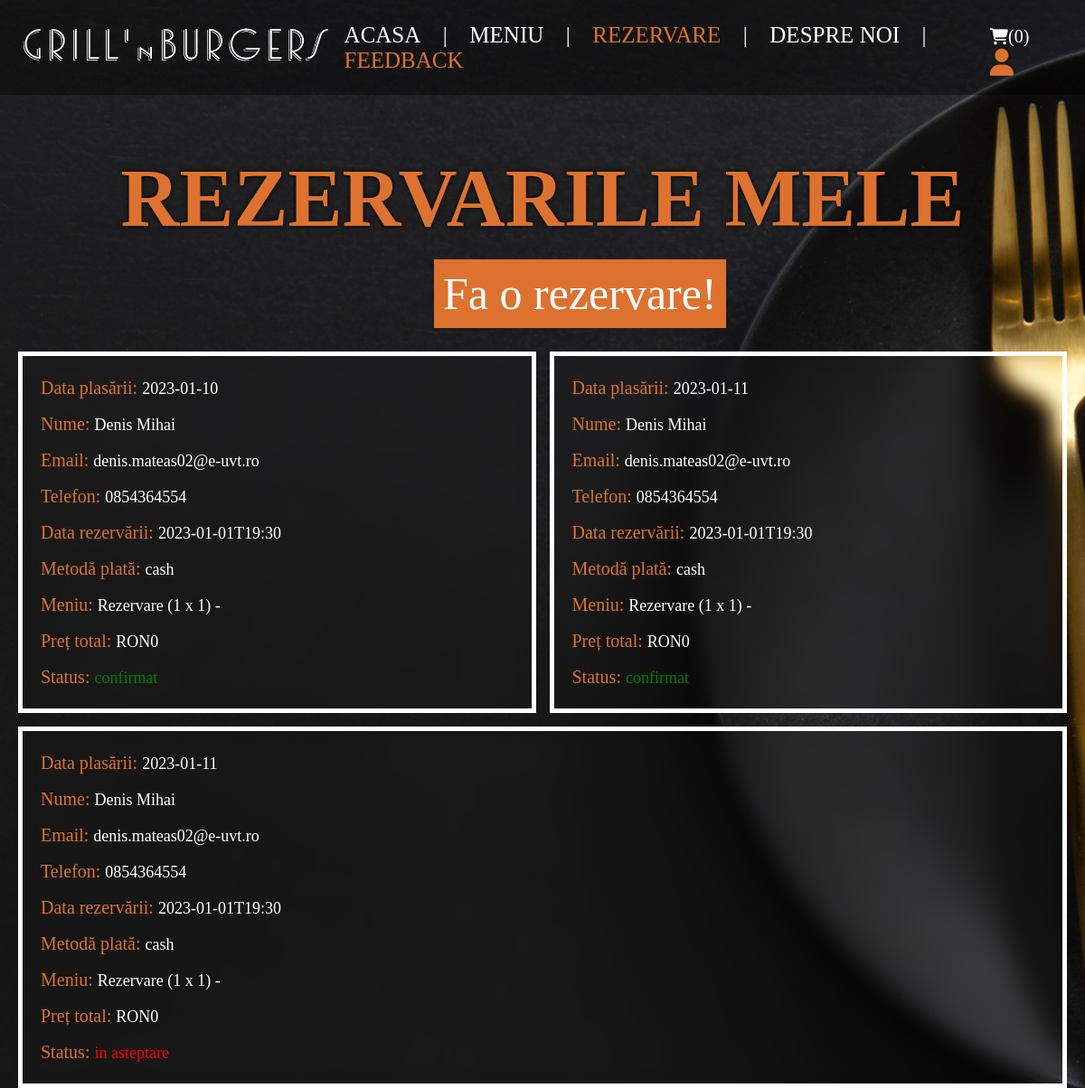
The page /reservation.php (signed in) on the database its author committed.
### tables this page shows
CREATE TABLE `orders` (
  `id` int(100) NOT NULL,
  `user_id` int(100) NOT NULL,
  `name` varchar(20) NOT NULL,
  `number` varchar(10) NOT NULL,
  `email` varchar(50) NOT NULL,
  `method` varchar(50) NOT NULL,
  `meeting_time` varchar(500) NOT NULL,
  `total_products` varchar(1000) NOT NULL,
  `total_price` int(100) NOT NULL,
  `placed_on` date NOT NULL DEFAULT current_timestamp(),
  `res_status` varchar(20) NOT NULL DEFAULT 'in asteptare'
);

### reservation.php (the view, shortened to what this page needs)
<?php
include 'components/connect.php';
if (isset($_SESSION['user_id'])) {
   $user_id = $_SESSION['user_id'];
} else {
   $user_id = '';
   echo '<script>alert("Trebuie sa intri in cont pentru a face o rezervare!"); window.location = "login.php";</script>';
   exit;
};
?>
<!DOCTYPE html>
<html lang="en">
<head>
   <link rel="stylesheet" href="https://cdnjs.cloudflare.com/ajax/libs/font-awesome/6.1.1/css/all.min.css">
   <link rel="stylesheet" href="css/style.css">
   <link rel="stylesheet" href="css/header.css">
   <link rel="stylesheet" href="css/products.css">
   <link rel="stylesheet" href="css/contact.css">
   <link rel="stylesheet" href="css/checkout.css">
   <link rel="stylesheet" href="css/orders_forms.css">
</head>
<body style="background-image: url('./images/bg88.jpg')">
   <?php include 'components/user_header.php'; ?>
   <br><br><br>
   <h1 class="title" style="text-shadow:0 0 5px black;">Rezervarile mele</h1>
   <div>
      <a href="cart.php" class="button-ord">Fa o rezervare!</a>
   </div>
   <section class="orders">
      <div class="box-container">
         <?php
         if ($user_id == '') {
            echo '<p class="empty">Logheaza-te pentru a vedea rezervarile</p>';
         } else {
            $select_orders = $conn->prepare("SELECT * FROM `orders` WHERE user_id = ?");
            $select_orders->execute([$user_id]);
            if ($select_orders->rowCount() > 0) {
               while ($fetch_orders = $select_orders->fetch(PDO::FETCH_ASSOC)) {
         ?>
                  <div class="box">
                     <p>Data plasării: <span><?= $fetch_orders['placed_on']; ?></span></p>
                     <p>Nume: <span><?= $fetch_orders['name']; ?></span></p>
                     <p>Email: <span><?= $fetch_orders['email']; ?></span></p>
                     <p>Telefon: <span><?= $fetch_orders['number']; ?></span></p>
                     <p>Data rezervării: <span><?= $fetch_orders['meeting_time']; ?></span></p>
                     <p>Metodă plată: <span><?= $fetch_orders['method']; ?></span></p>
                     <p>Meniu: <span><?= $fetch_orders['total_products']; ?></span></p>
                     <p>Preț total: <span>RON<?= $fetch_orders['total_price']; ?></span></p>
                     <p>Status: <span style="color:<?php if ($fetch_orders['res_status'] == 'in asteptare') {
                                                      echo 'red';
                                                   } else {
                                                      echo 'green';
                                                   }; ?>"><?= $fetch_orders['res_status']; ?></span> </p>
                  </div>
         <?php
               }
            } else {
               echo '<p class="empty">Momentan nu aveti nici o rezervare!</p>';
            }
         }
         ?>
      </div>
   </section>
</body>
</html>

### components/user_header.php (shortened to what this page needs)
<header class="header">
   <div class="flex">
      <a href="home.php" class="logo"><img src="images/whitelogo.png" style="height:50px"></a>
      <nav class="navbar">
         <a href="home.php">ACASA</a>
         <a href="#" class="inactiveLink">|</a>
         <a href="menu.php">MENIU</a>
         <a href="#" class="inactiveLink">|</a>
         <a href="reservation.php" style="color: #dd7230">REZERVARE</a>
         <a href="#" class="inactiveLink">|</a>
         <a href="about.php">DESPRE NOI</a>
         <a href="#" class="inactiveLink">|</a>
         <a href="contact.php" style="color: #dd7230">FEEDBACK</a>
      </nav>
      <div class="icons">
         <?php
         $count_cart_items = $conn->prepare("SELECT * FROM `cart` WHERE user_id = ?");
         $count_cart_items->execute([$user_id]);
         $total_cart_items = $count_cart_items->rowCount();
         ?>
         <a href="cart.php"><i class="fas fa-shopping-cart"></i><span>(<?= $total_cart_items; ?>)</span></a>
         <div id="user-btn" class="fas fa-user" style="color: #dd7230;"></div>
      </div>
   </div>
</header>

### css/style.css (style rules this page uses)
html { margin: 0; height: 100%; font-size: 62.5%; overflow-x: hidden; scroll-behavior: smooth; stop-opacity: 7rem; }
body { height: 100%; width: 100%; margin: 0; background-size: cover; background-repeat: no-repeat; background-attachment: fixed; background-position: center; }
* { scroll-behavior: smooth; font-family: 'Raleway', 'bold'; font-size: 18px; box-sizing: border-box; text-decoration: none; color: white; margin: 0; padding: 0; scroll-margin-block: 100px; }
.inactiveLink { pointer-events: none; cursor: default; }
section { margin:0 auto; max-width: 1200px; padding:2rem; }
.title { text-align: center; margin-bottom: 2.5rem; font-size: 9rem; color:#dd7230; text-transform: uppercase; text-underline-offset: 1rem; }

### css/header.css (style rules this page uses)
.header { position: sticky; top:0; left:0; right:0px; padding:2rem; z-index: 1; padding-right: 3rem; background-color: rgba(0,0,0,0.4); }
.header .flex { display: flex; align-items: center; justify-content: space-between; position: relative; }
.header .flex .logo { font-size: 2.5rem; }
.header .flex .navbar a { font-size: 25px; color: white; margin:0 1rem; }
.header .flex .icons > * { margin-left: 1.5rem; font-size: 3rem; cursor: pointer; }
.header .flex .icons span { font-size: 2rem; }
html, body { height: 100%; width: 100%; margin: 0; }
section { height: 100%; width: 100%; }

### css/orders_forms.css (style rules this page uses)
.orders .box-container { display: flex; flex-wrap: wrap; gap:1.5rem; align-items: flex-start; margin-top:15px; }
.orders .box-container .box { padding:1rem 2rem; border:0.5rem solid white; backdrop-filter: blur(10px); flex:1 1 40rem; }
.button-ord { background-color:#dd7230; border: none; color:white; margin-bottom: 15px; padding: 1rem; text-align: center; margin-left:40%; justify-content: center; font-size:5rem; }
.orders .box-container .box p { line-height: 1.5; margin:1rem 0; font-size: 2rem; color:#dd7230; }
.orders .box-container .box p span { color:white; }

### rows shown on the page
orders: placed_on "2023-01-10", name "Denis Mihai", email "denis.mateas02@e-uvt.ro", number "0854364554", meeting_time "2023-01-01T19:30", method "cash", total_products "Rezervare (1 x 1) -", total_price "0", res_status "confirmat"
orders: placed_on "2023-01-11", name "Denis Mihai", email "denis.mateas02@e-uvt.ro", number "0854364554", meeting_time "2023-01-01T19:30", method "cash", total_products "Rezervare (1 x 1) -", total_price "0", res_status "confirmat"
orders: placed_on "2023-01-11", name "Denis Mihai", email "denis.mateas02@e-uvt.ro", number "0854364554", meeting_time "2023-01-01T19:30", method "cash", total_products "Rezervare (1 x 1) -", total_price "0", res_status "in asteptare"

### other values the page prints
$total_cart_items "0"
